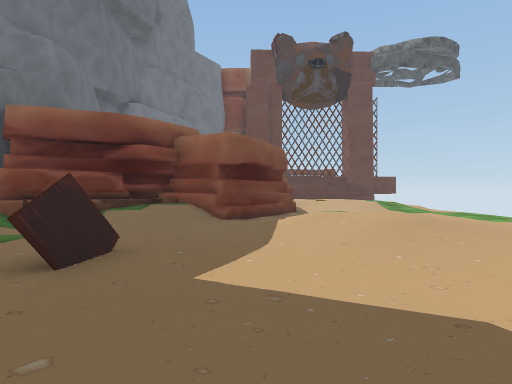
view 1 (above)

14 first-person views from a walk through a scene from a Unity 3-D project. The camera is 1.4 m above the floor, looks level and sees 75° across. The floor is counted in squares, 2 m on a side. Each view is taken from the middle of a square. On the plan, view 1 faces up. The plan holds only what a view shows up to about 10 squares ahead; the rest is blank. The place goes on beyond the plan. The player character is not drawn. Some animated figures are left out. Some surface patterns are stand-ins.

view 2
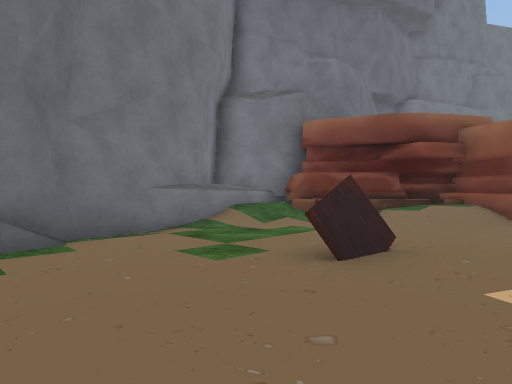

view 3
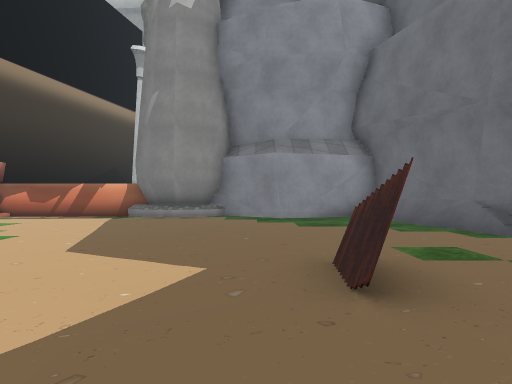

view 4
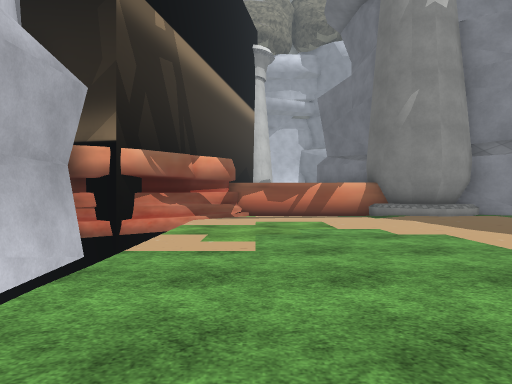

view 5
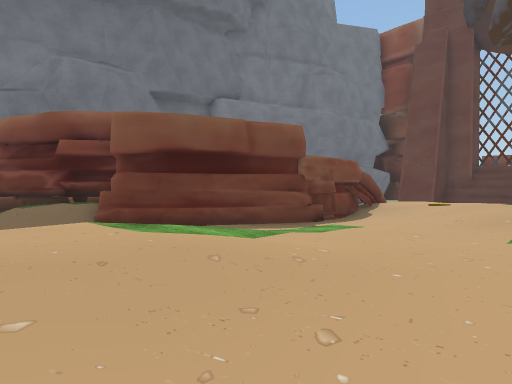

view 6
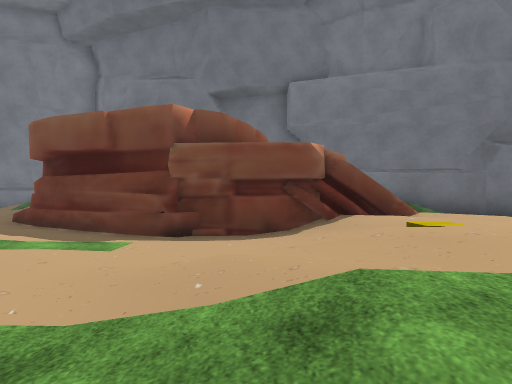

view 7
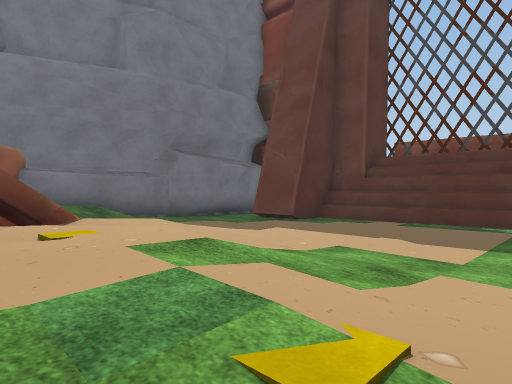

view 8
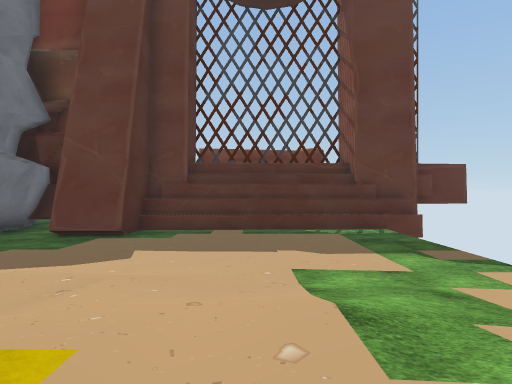

view 9
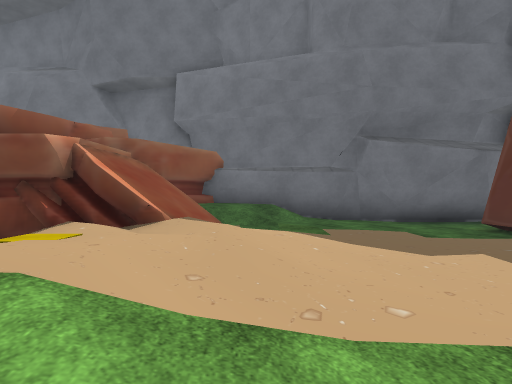

view 10
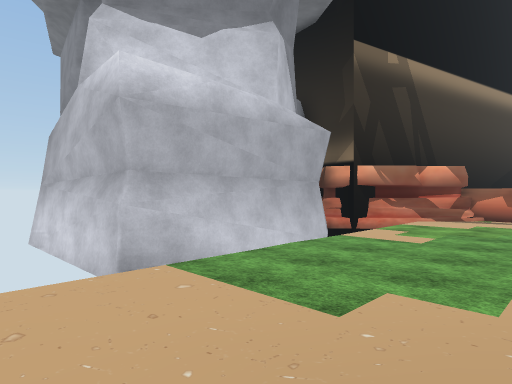

view 11
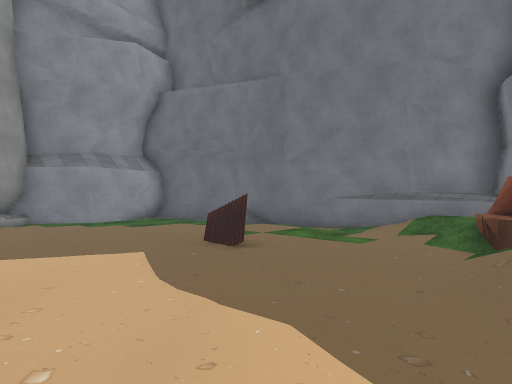

view 12
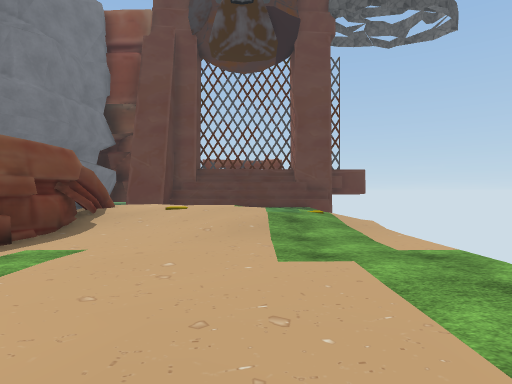

view 13
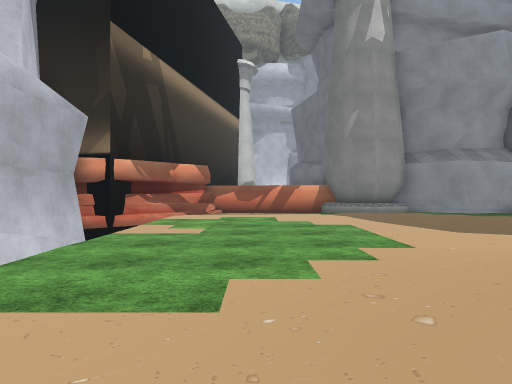

view 14
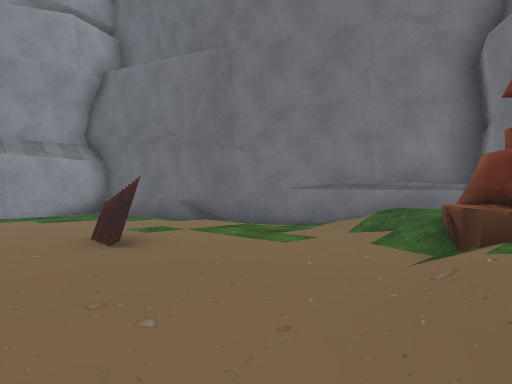

### Floor plan
Key: @ floor where view 1 was taken; # wall or solid block; . main floor; : floor 0.5 m higher than the main floor; + floor 0.75 m higher than the main floor; / step, stairs or slope; = window, fence, low wall or low ledge; ^ raised ledge; O other object.
Columns run from 8 left of view 1 to 9 right of it. Each row starts with its distance up from view 1.
 25       #  #########
 24       #  #^^^^^^^=
 23       #.##......
 22      ##.........
 21      #..........
 20      #..........
 19      #/..////...
 18     ##/////////.
 17     #++/ ///////
 16     ###  //O++O/
 15       O^ O//////
 14      ^^^ O.////.
 13         ^^..//..
 12          #......
 11         ##......
 10       ###.......
  9     ####.////...
  8   ###///./://...
  7 ^####//.///://..
  6 ^^+/..../////...#
  5 ##^/......//....#
  4  #^...O.........#
  3   #...O.........#
  2   #.............#
  1   ##............#
  0    #....@.......
 -1    #=...........#
 -2    ##...........#
 -3     ####.##....##
 -4        ####^^^^#

Where each view was taken, in squares from view 1:
view 1: 0 up, 0 right, facing up
view 2: 0 up, 0 right, facing up-left
view 3: 6 up, 1 left, facing down
view 4: 6 up, 6 right, facing down
view 5: 6 up, 6 right, facing up-left
view 6: 14 up, 7 right, facing left
view 7: 15 up, 7 right, facing up-left
view 8: 15 up, 4 right, facing up
view 9: 18 up, 6 right, facing left
view 10: 8 up, 4 right, facing down-right
view 11: 8 up, 2 right, facing down-left
view 12: 8 up, 5 right, facing up
view 13: 8 up, 5 right, facing down
view 14: 8 up, 0 right, facing down-left
